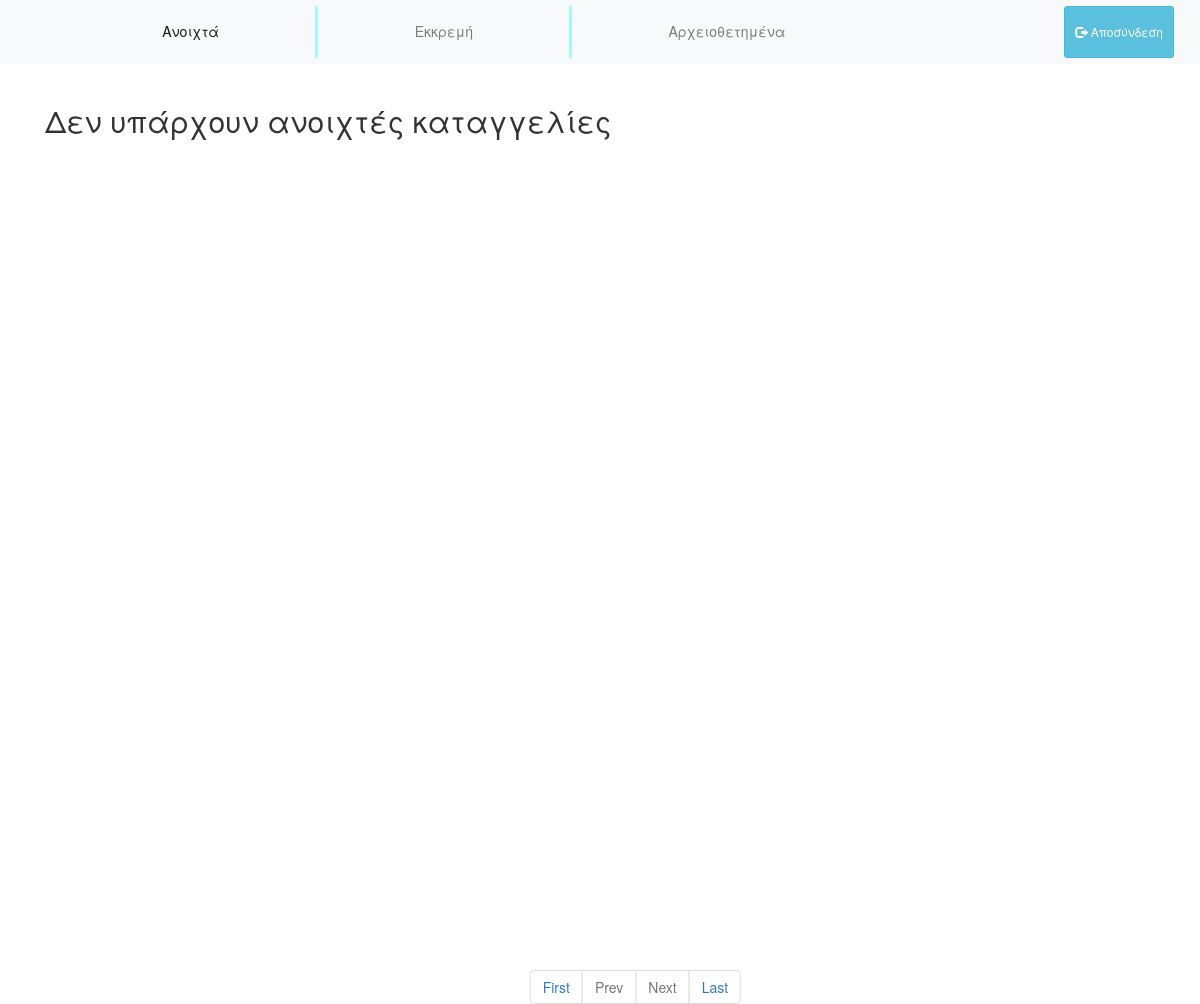
The app's page /employee/employeeIndex.php, older data.
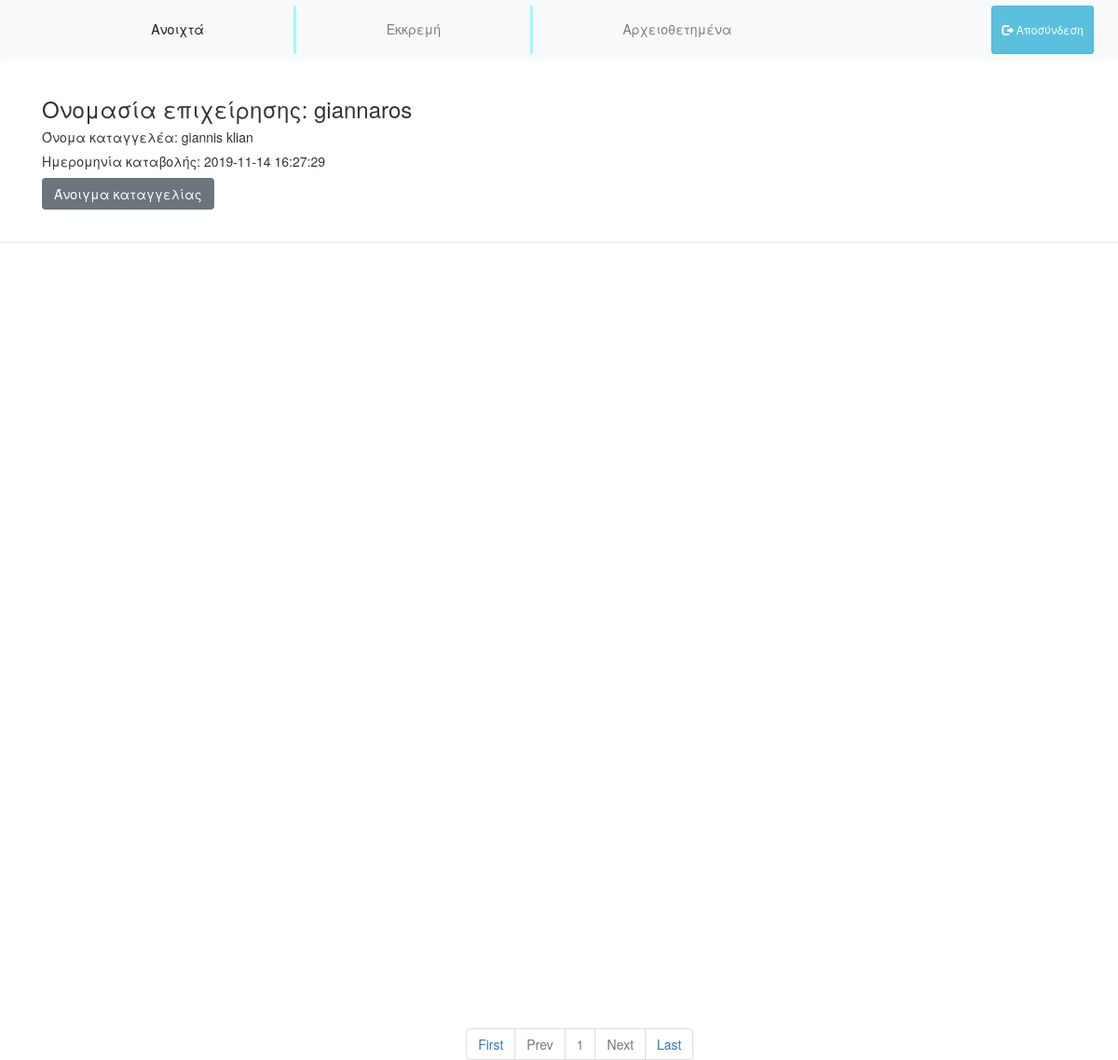
The same page, newer data.
### tables this page shows
CREATE TABLE `complaint` (
  `id` int(11) NOT NULL,
  `name` varchar(50) NOT NULL,
  `email` varchar(20) NOT NULL,
  `phonenumber` varchar(50) NOT NULL,
  `company_name` varchar(100) NOT NULL,
  `company_adress` varchar(50) NOT NULL,
  `company_phone` varchar(50) NOT NULL,
  `company_taxid` varchar(50) NOT NULL,
  `description` varchar(5000) NOT NULL,
  `datetime` datetime NOT NULL,
  `status` int(11) NOT NULL
);

### employee/complaint_fetcher.php (the view, shortened to what this page needs)
<?php while($row = mysqli_fetch_array($res_data)){
    echo "<div class="."container".">";
    echo "<h3>"."Ονομασία επιχείρησης: ".$row['company_name']."</h3>";
    if (strcmp( "empty", $row['name'] ) == 0) {
      $nameOfComplainer = "-";
    }
    else{
      $nameOfComplainer = $row['name'];
    }
    echo "<h5>"."Όνομα καταγγελέα: ".$nameOfComplainer."</h5>";
    echo "<h5>"."Ημερομηνία καταβολής: ".$row['datetime']."</h5>";
    echo '<form action="complaint_box.php" method="post">';
    echo '<input type="submit" name="Άνοιγμα καταγγελίας" value="Άνοιγμα καταγγελίας" class="btn btn-secondary" formtarget="_blank" />';
	echo "</form>";
    echo '</div> <hr style="border-width: 2px;color: black;">';
}
?>

### employee/employeeIndex.php (shortened to what this page needs)
<HTML>
<head>
	<link rel="stylesheet" href="https://stackpath.bootstrapcdn.com/bootstrap/4.3.1/css/bootstrap.min.css">
      <link rel="stylesheet" href="https://maxcdn.bootstrapcdn.com/bootstrap/3.4.0/css/bootstrap.min.css">
</head>
<body>
<?php
	include("employee_nav.php");
    if (isset($_GET['pageno'])) {
        $pageno = $_GET['pageno'];
    } else {
        $pageno = 1;
    }
    $no_of_records_per_page = 5;
    $offset = ($pageno-1) * $no_of_records_per_page;
    include ("../connect.php");
    $total_pages_sql = "SELECT COUNT(*) FROM complaint WHERE status = 0";
    $result = mysqli_query($connection,$total_pages_sql);
    $total_rows = mysqli_fetch_array($result)[0];
    $total_pages = ceil($total_rows / $no_of_records_per_page);
    $sql = "SELECT * FROM complaint WHERE status = 0 LIMIT $offset, $no_of_records_per_page";
    $res_data = mysqli_query($connection,$sql);
	if ($total_rows > 0) {
		include ("complaint_fetcher.php");
	  }
	else{
	    echo '<div class=container>
	            <h2>Δεν υπάρχουν ανοιχτές καταγγελίες</h2>
	          </div>';
	}
  include ("employee_pagination.php");
?>
</body>
</HTML>

### employee/employee_nav.php (shortened to what this page needs)
<nav class="navbar navbar-expand-lg navbar-light bg-light">
  <a class="navbar-brand" href="#"></a>
  <div class="collapse navbar-collapse" id="navbarNavDropdown">
    <ul class="navbar-nav nav-fill w-100">
      <li class="nav-item active" id="index" style="border-right: solid;  border-color: #a1f8ff;">
        <a class="nav-link" href="employeeIndex.php">Ανοιχτά<span class="sr-only">(current)</span></a>
      </li>
      <li class="nav-item" id="pending" style="border-right: solid; border-color: #a1f8ff;">
        <a class="nav-link" href="employeePending.php">Εκκρεμή</a>
      </li>
      <li class="nav-item">
        <a class="nav-link" id="archived" href="employeeArchived.php">Αρχειοθετημένα</a>
      </li>
      <li class="nav-item" style="text-align: right;">
        <a href="logout.php" class="btn btn-info btn-sm">
          <span class="glyphicon glyphicon-log-out"></span> Αποσύνδεση
        </a>
      </li>
    </ul>
  </div>
</nav>

### employee/employee_pagination.php
<ul class="pagination" style="position: relative; margin-top: 10%; left: 60%;">
    <li><a href="?pageno=1">First</a></li>
    <li class="<?php if($pageno <= 1){ echo 'disabled'; } ?>">
        <a href="<?php if($pageno <= 1){ echo '#'; } else { echo "?pageno=".($pageno - 1); } ?>">Prev</a>
    </li>
    <?php
      for ($i = 1; $i <= $total_pages; $i++) {
      echo "<li class=";
      if($pageno == $i){ echo 'disabled'; }
      echo "><a href="."?pageno=".$i.">".$i."</a></li>";
  }
    ?>
    <li class="<?php if($pageno >= $total_pages){ echo 'disabled'; } ?>">
        <a href="<?php if($pageno >= $total_pages){ echo '#'; } else { echo "?pageno=".($pageno + 1); } ?>">Next</a>
    </li>
    <li><a href="?pageno=<?php echo $total_pages; ?>">Last</a></li>
</ul>

### employee/employeeIndex.php (style rules this page uses)
.pagination { position: fixed; top: 90%; left: 50%; -webkit-transform: translate(-0%, -50%); transform: translate(-90%, -50%); }

Row changes from the older to the newer data that the page shows:
added complaint: company_name "giannaros", name "giannis klian", datetime "2019-11-14 16:27:29"
Text that changed along with them:
new list line: "1"
text no longer shown: "Δεν υπάρχουν ανοιχτές καταγγελίες"
